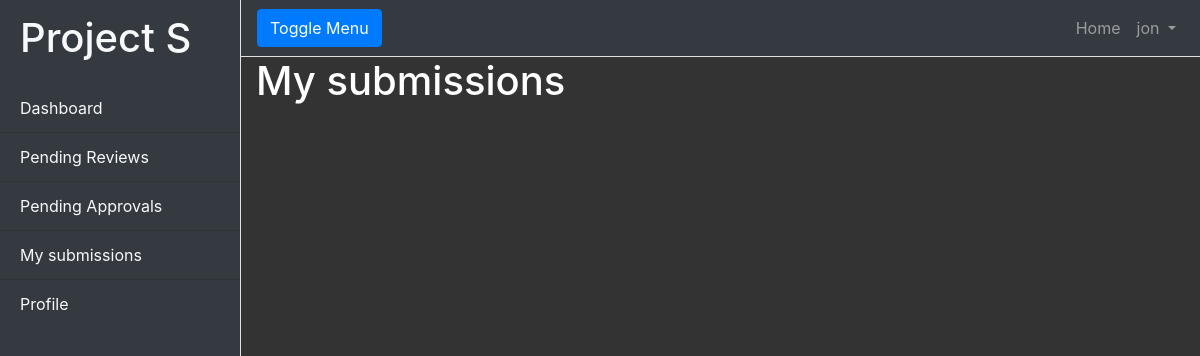
Page /reviews/my_submissions (signed in) on the earlier database version.
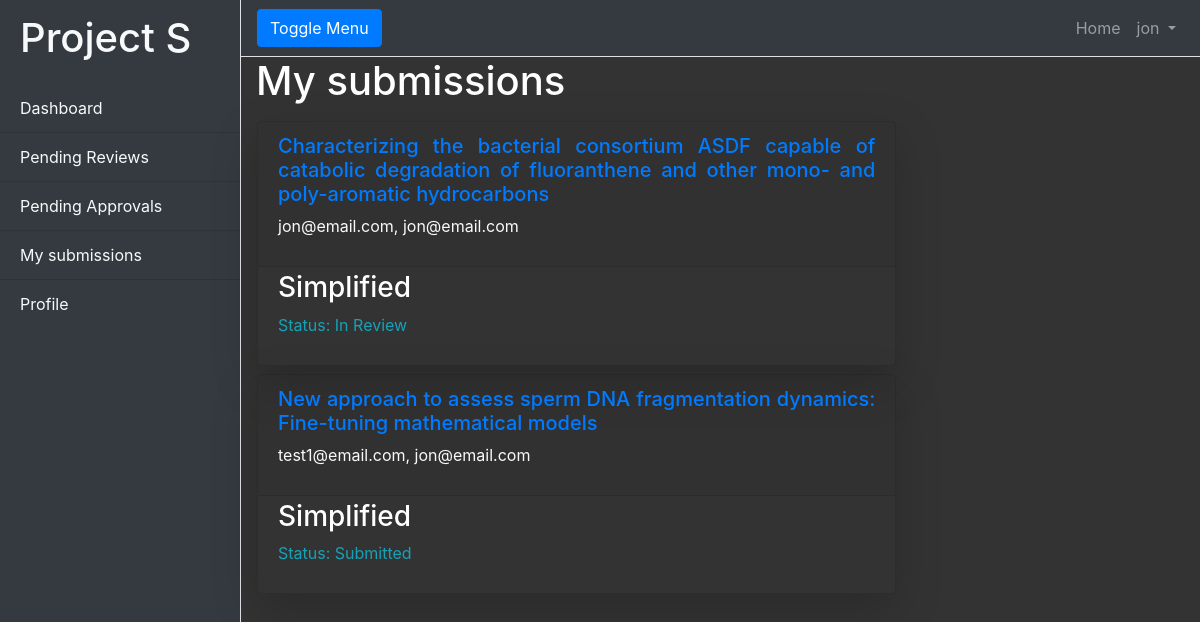
Same page on the later database version.
### Articles/models.py (models this page shows, shortened)
class S_article_submission(models.Model):
    class submission_status(models.TextChoices):
        not_submitted = 'Awaiting submission', ('Awaiting submission')
        submitted = 'Submitted', ('Submitted')
        in_review = 'In Review', ('In Review')
        reviewed = 'Reviewed', ('Reviewed')
        approved = 'Approved', ('Approved')
    article = models.ForeignKey(Article, on_delete= models.CASCADE, related_name='submission')
    created_by = models.ForeignKey(settings.AUTH_USER_MODEL, on_delete=models.CASCADE, related_name='created_this_submission')
    created_at = models.DateTimeField(auto_now_add=True)
    updated_at = models.DateTimeField(auto_now=True)
    status = models.CharField(max_length=150, choices=submission_status.choices, default = submission_status.not_submitted)
    reviewed_by = models.ForeignKey(settings.AUTH_USER_MODEL, on_delete=models.CASCADE, related_name='reviewed_this_submission', null=True, blank=True)
    text = RichTextField(blank=True, null=True)

class Article (models.Model):
    name = models.CharField(max_length = 255)
    link = models.URLField()
    PI = models.ForeignKey(settings.AUTH_USER_MODEL, on_delete= models.CASCADE, related_name='article_PI')
    first_author = models.ForeignKey(settings.AUTH_USER_MODEL, on_delete= models.CASCADE, related_name='article_FA')
    article_text = RichTextField(blank = True, null=True)
    reviewers = models.ManyToManyField(settings.AUTH_USER_MODEL, related_name='can_review')
    approvers = models.ManyToManyField(settings.AUTH_USER_MODEL, related_name='can_approve')

### Accounts/models.py (models this page shows, shortened)
class User(AbstractUser):
    class UserType(models.TextChoices):
        PI = 'PI', ('Principal Investigator')
        Grads = 'Grads', ('Graduate Student')
        Undergrad = 'Undergrad', ('Undergrad')
    username = models.CharField(max_length=50)
    email = models.EmailField(unique=True)
    type = models.CharField(max_length = 150, choices = UserType.choices, default = UserType.Undergrad)
    USERNAME_FIELD = 'email'
    REQUIRED_FIELDS = ['username', 'type']
    objects = CustomUserManager()

### Reviews/views.py (the view, shortened to what this page needs)
# urls.py: path('my_submissions', views.SubmitterInbox.as_view(), name='submitter_inbox'),
@method_decorator(login_required, name='dispatch')
class SubmitterInbox(ListView):
    model = S_article_submission
    paginate_by = 5
    context_object_name = 'submissions'
    template_name = 'submitter_inbox.html'
    def get_queryset(self, *args, **kwargs):
        user = self.request.user
        queryset = S_article_submission.objects.filter(created_by = user)
        return queryset

### templates/submitter_inbox.html (shortened to what this page needs)
{% extends 'review.html' %}
{% block content %}
<div class="container-fluid">
    <h1 class="text-justify text-white"> My submissions </h1>
</div>
<div class="container-fluid m-3">
    <div class="row">
        <div class="col-8">
            {% for submission in submissions %}
            <div class="row">
                <div class="card bg-transparent mb-2 shadow-lg" style="width: 60rem;" >
                    <div class="card-header text-justify">
                        <h5><a href="#">{{submission.article.name}}</a></h5>
                        <p class="text-light">
                            {{submission.article.first_author}}, {{submission.article.PI}}
                        </p>
                    </div>
                    <div class="card-body pt-1 overflow-auto">
                        <h3 class="text-white">Simplified</h3>
                        <div class="card-text text-justify ">
                            <div class="d-flex justify-content-between text-info my-2">
                                <div>
                                    Status: {{submission.status}}
                                </div>
                            </div>
                        </div>
                    </div>
                </div>
            </div>
            {% endfor %}
        </div>
    </div>
</div>
{% endblock content %}

Differences in the rows shown:
added S_article_submission: article.name "Characterizing the bacterial consortium ASDF capable of catabolic degradation of fluoranthene and other mono- and poly-aromatic hydrocarbons", article.first_author "jon@email.com", article.PI "jon@email.com", status "In Review"
added S_article_submission: article.name "New approach to assess sperm DNA fragmentation dynamics: Fine-tuning mathematical models", article.first_author "test1@email.com", article.PI "jon@email.com", status "Submitted"
